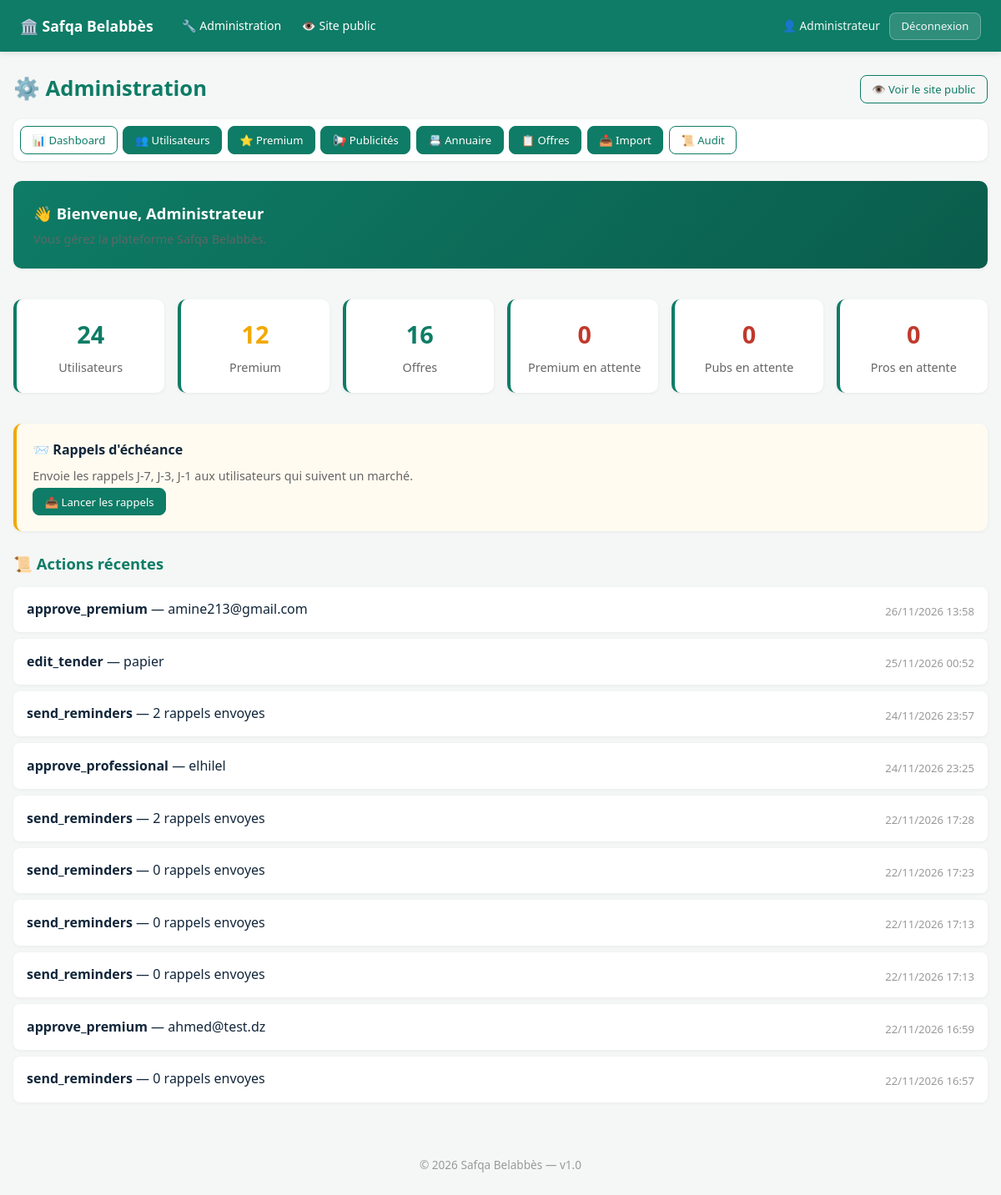
The page /admin (signed in) on the database its author committed.
### app/__init__.py (models this page shows, shortened)
class User(UserMixin, db.Model):
    __tablename__ = "users"
    id = db.Column(db.Integer, primary_key=True)
    email = db.Column(db.String(150), unique=True, nullable=False, index=True)
    phone = db.Column(db.String(20), unique=True, nullable=True, index=True)
    password_hash = db.Column(db.String(255), nullable=False)
    full_name = db.Column(db.String(120), nullable=False)
    role = db.Column(db.String(20), default="user", nullable=False)
    plan = db.Column(db.String(20), default="free", nullable=False)
    active = db.Column(db.Boolean, default=True, nullable=False)
    security_question = db.Column(db.String(40))
    security_answer_hash = db.Column(db.String(255))
    security_attempts = db.Column(db.Integer, default=0, nullable=False)
    email_notifications = db.Column(db.Boolean, default=True, nullable=False)
    sms_notifications = db.Column(db.Boolean, default=False, nullable=False)
    company = db.Column(db.String(150))
    sector_activity = db.Column(db.String(30))
    commune = db.Column(db.String(100))
    favorite_sectors = db.Column(db.String(300))
    created_at = db.Column(db.DateTime, default=datetime.utcnow)
    @property
    def is_admin(self):
        return self.role == "admin"

class AuditLog(db.Model):
    __tablename__ = "audit_log"
    id = db.Column(db.Integer, primary_key=True)
    admin_id = db.Column(db.Integer, db.ForeignKey("users.id"))
    action = db.Column(db.String(100), nullable=False)
    target_type = db.Column(db.String(30))
    target_id = db.Column(db.Integer)
    details = db.Column(db.String(500))
    ip_address = db.Column(db.String(45))
    created_at = db.Column(db.DateTime, default=datetime.utcnow)
    admin = db.relationship("User")

### app/routes.py (the view, shortened to what this page needs)
@bp.route("/admin")
@login_required
def admin():
    if not current_user.is_admin:
        abort(403)
    tab = request.args.get("tab", "dashboard")
    pending_premium = PremiumRequest.query.filter_by(status="pending").all()
    recent_audit = AuditLog.query.order_by(AuditLog.created_at.desc()).limit(20).all()
    pending_ads = Ad.query.filter(Ad.payment_status.in_(["awaiting_validation"])).order_by(Ad.created_at.desc()).all()
    all_ads = Ad.query.order_by(Ad.created_at.desc()).all()
    pending_professionals = Professional.query.filter(
        Professional.payment_status.in_(["awaiting_validation"])
    ).order_by(Professional.created_at.desc()).all()
    all_professionals = Professional.query.order_by(Professional.created_at.desc()).all()
    stats_data = {
        "users": User.query.count(),
        "premium": User.query.filter_by(plan="premium").count(),
        "tenders": Tender.query.count(),
        "pending_premium": len(pending_premium),
        "pending_ads": len(pending_ads),
        "pending_professionals": len(pending_professionals),
        "notifs": Notification.query.count(),
    }
    tenders_query = Tender.query
    q = request.args.get("q", "").strip()
    status_filter = request.args.get("status_filter", "")
    if status_filter == "active":
        tenders_query = tenders_query.filter(Tender.is_active == True)
    elif status_filter == "inactive":
        tenders_query = tenders_query.filter(Tender.is_active == False)
    elif status_filter == "expired":
        today_str = datetime.utcnow().strftime("%Y-%m-%d")
        tenders_query = tenders_query.filter(Tender.deadline < today_str)
    filtered_tenders = tenders_query.order_by(Tender.created_at.desc()).all()
    return render_template("admin.html", tab=tab, stats=stats_data,
                           users=User.query.order_by(User.created_at.desc()).all(),
                           tenders=filtered_tenders,
                           pending_premium=pending_premium,
                           recent_audit=recent_audit,
                           pending_ads=pending_ads,
                           all_ads=all_ads,
                           pending_professionals=pending_professionals,
                           all_professionals=all_professionals,
                           formulas=AD_FORMULAS)

### app/templates/admin.html (shortened to what this page needs)
{% extends "base.html" %}
{% block content %}
<div style="display:flex;justify-content:space-between;align-items:center;flex-wrap:wrap;gap:1rem;margin-bottom:1rem">
  <h1 style="margin:0">⚙️ Administration</h1>
  <a href="/" class="btn btn-ghost btn-sm">👁️ Voir le site public</a>
</div>
<div style="display:flex;gap:0.4rem;flex-wrap:wrap;margin-bottom:1.5rem;background:#fff;padding:0.5rem;border-radius:10px;box-shadow:0 1px 4px rgba(0,0,0,0.06)">
  <a href="/admin?tab=dashboard" class="btn btn-sm {{ '' if tab != 'dashboard' else 'btn-ghost' }}">📊 Dashboard</a>
  <a href="/admin?tab=users" class="btn btn-sm {{ '' if tab != 'users' else 'btn-ghost' }}">👥 Utilisateurs</a>
  <a href="/admin?tab=premium" class="btn btn-sm {{ '' if tab != 'premium' else 'btn-ghost' }}">⭐ Premium </a>
  <a href="/admin?tab=ads" class="btn btn-sm {{ '' if tab != 'ads' else 'btn-ghost' }}">📢 Publicités </a>
  <a href="/admin?tab=directory" class="btn btn-sm {{ '' if tab != 'directory' else 'btn-ghost' }}">📇 Annuaire </a>
  <a href="/admin?tab=tenders" class="btn btn-sm {{ '' if tab != 'tenders' else 'btn-ghost' }}">📋 Offres</a>
  <a href="/admin?tab=import" class="btn btn-sm {{ '' if tab != 'import' else 'btn-ghost' }}">📥 Import</a>
  <a href="/admin/audit" class="btn btn-sm btn-ghost">📜 Audit</a>
</div>
{% if tab == 'dashboard' %}
<div class="card" style="background:linear-gradient(135deg,#0e7c66,#0a5c4b);color:white;padding:1.5rem;border:none">
  <h2 style="margin:0;color:white">👋 Bienvenue, {{ current_user.full_name }}</h2>
  <p style="margin:0.3rem 0 0;opacity:0.9">Vous gérez la plateforme Safqa Belabbès.</p>
</div>
<div style="display:grid;grid-template-columns:repeat(auto-fit,minmax(160px,1fr));gap:1rem;margin:1.5rem 0">
  <div class="card" style="text-align:center"><p style="font-size:1.8rem;margin:0;color:#0e7c66;font-weight:bold">{{ stats.users }}</p><p style="margin:0.3rem 0 0">Utilisateurs</p></div>
  <div class="card" style="text-align:center"><p style="font-size:1.8rem;margin:0;color:#f2a900;font-weight:bold">{{ stats.premium }}</p><p style="margin:0.3rem 0 0">Premium</p></div>
  <div class="card" style="text-align:center"><p style="font-size:1.8rem;margin:0;color:#0e7c66;font-weight:bold">{{ stats.tenders }}</p><p style="margin:0.3rem 0 0">Offres</p></div>
  <div class="card" style="text-align:center"><p style="font-size:1.8rem;margin:0;color:#c0392b;font-weight:bold">{{ stats.pending_premium }}</p><p style="margin:0.3rem 0 0">Premium en attente</p></div>
  <div class="card" style="text-align:center"><p style="font-size:1.8rem;margin:0;color:#c0392b;font-weight:bold">{{ stats.pending_ads }}</p><p style="margin:0.3rem 0 0">Pubs en attente</p></div>
  <div class="card" style="text-align:center"><p style="font-size:1.8rem;margin:0;color:#c0392b;font-weight:bold">{{ stats.pending_professionals }}</p><p style="margin:0.3rem 0 0">Pros en attente</p></div>
</div>
<div class="card" style="background:#fffbf0;border-left-color:#f2a900">
  <h3 style="margin-top:0">📨 Rappels d'échéance</h3>
  <p style="color:#666;font-size:0.9rem">Envoie les rappels J-7, J-3, J-1 aux utilisateurs qui suivent un marché.</p>
  <form method="post" action="/admin/send-reminders" class="inline-form" onsubmit="return confirm('Envoyer ?')">
    <button class="btn btn-sm" type="submit">📤 Lancer les rappels</button>
  </form>
</div>
<h2>📜 Actions récentes</h2>
{% for log in recent_audit %}
<div class="notif-item"><span><strong>{{ log.action }}</strong>{% if log.details %} — {{ log.details[:60] }}{% endif %}</span><small style="color:#999">{{ log.created_at.strftime('%d/%m/%Y %H:%M') if log.created_at }}</small></div>
{% else %}<p style="color:#666">Aucune action.</p>{% endfor %}
{% endif %}
{% endblock %}

### app/templates/base.html (shortened to what this page needs)
<!DOCTYPE html>
<html lang="fr">
<head>
</head>
<body>
<header>
  <div class="header-inner">
    <a href="/" class="brand">🏛️ Safqa Belabbès</a>
    {% if current_user.is_authenticated and current_user.is_admin %}
      <nav class="main-nav">
        <a href="/admin">🔧 Administration</a>
        <a href="/">👁️ Site public</a>
      </nav>
      <div class="user-info">
        <span>👤 {{ current_user.full_name }}</span>
        <a href="/logout" class="btn btn-sm" style="background:rgba(255,255,255,0.15);color:#fff;border:1px solid rgba(255,255,255,0.3)">Déconnexion</a>
      </div>
    {% endif %}
  </div>
</header>
<main>
{% block content %}{% endblock %}
</main>
<footer>© 2026 Safqa Belabbès — v1.0</footer>
</body>
</html>

### app/templates/base.html (style rules this page uses)
* { box-sizing: border-box; margin: 0; padding: 0; }
body { font-family: system-ui, -apple-system, "Segoe UI", sans-serif; background: #f5f7f6; color: #12263a; line-height: 1.6; }
header { background: #0e7c66; color: #fff; padding: 0.85rem 1.5rem; position: sticky; top: 0; z-index: 100; box-shadow: 0 2px 8px rgba(0,0,0,0.1); }
header .header-inner { max-width: 1280px; margin: 0 auto; display: flex; align-items: center; gap: 1rem; flex-wrap: wrap; }
header a { color: #fff; text-decoration: none; font-weight: 500; font-size: 0.9rem; }
header .brand { font-size: 1.1rem; font-weight: 700; margin-right: 0.5rem; }
header .user-info { display: flex; align-items: center; gap: 0.7rem; font-size: 0.85rem; opacity: 0.95; }
nav.main-nav { display: flex; align-items: center; gap: 0.2rem; flex-wrap: wrap; }
nav.main-nav a { padding: 0.4rem 0.65rem; border-radius: 6px; font-size: 0.88rem; transition: background 0.15s; }
main { max-width: 1280px; margin: 0 auto; padding: 1.5rem 1rem; min-height: calc(100vh - 200px); }
h1 { margin-bottom: 1.5rem; color: #0e7c66; font-size: 1.6rem; }
h2 { margin: 1.5rem 0 0.8rem; color: #0e7c66; font-size: 1.15rem; }
h3 { font-size: 1rem; }
.card { background: #fff; padding: 1.2rem; margin: 0.8rem 0; border-radius: 10px; box-shadow: 0 1px 4px rgba(0,0,0,0.06); border-left: 4px solid #0e7c66; }
.card h3 { margin-bottom: 0.4rem; }
.card p { color: #666; font-size: 0.9rem; margin: 0.2rem 0; }
.btn, .btn-sm, .btn-ghost, .btn-accent, .btn-danger { display: inline-flex; align-items: center; justify-content: center; padding: 0.55rem 1.1rem; border-radius: 8px; cursor: pointer; text-decoration: none; font-size: 0.9rem; font-weight: 500; font-family: inherit; border: 1px solid transparent; transition: all 0.15s; white-space: nowrap; line-height: 1.4; }
.btn { background: #0e7c66; color: #fff; border-color: #0e7c66; }
.btn-sm { padding: 0.4rem 0.85rem; font-size: 0.82rem; }
.btn-ghost { background: transparent; color: #0e7c66; border-color: #0e7c66; }
form.inline-form { display: inline; background: none; padding: 0; box-shadow: none; max-width: none; }
small { color: #666; font-weight: 400; font-size: 0.82rem; display: block; margin-top: 0.3rem; }
.notif-item { background: #fff; padding: 0.9rem 1rem; border-radius: 8px; margin: 0.5rem 0; box-shadow: 0 1px 4px rgba(0,0,0,0.05); display: flex; justify-content: space-between; align-items: center; gap: 1rem; flex-wrap: wrap; }
footer { text-align: center; padding: 2rem 1rem; color: #999; font-size: 0.85rem; }

### rows shown on the page
User: full_name "Administrateur"
AuditLog: action "approve_premium", details "amine213@gmail.com", created_at "26/11/2026 13:58"
AuditLog: action "edit_tender", details "papier", created_at "25/11/2026 00:52"
AuditLog: action "send_reminders", details "2 rappels envoyes", created_at "24/11/2026 23:57"
AuditLog: action "approve_professional", details "elhilel", created_at "24/11/2026 23:25"
AuditLog: action "send_reminders", details "2 rappels envoyes", created_at "22/11/2026 17:28"
AuditLog: action "send_reminders", details "0 rappels envoyes", created_at "22/11/2026 17:23"
AuditLog: action "send_reminders", details "0 rappels envoyes", created_at "22/11/2026 17:13"
AuditLog: action "send_reminders", details "0 rappels envoyes", created_at "22/11/2026 17:13"
AuditLog: action "approve_premium", details "ahmed@test.dz", created_at "22/11/2026 16:59"
AuditLog: action "send_reminders", details "0 rappels envoyes", created_at "22/11/2026 16:57"

### other values the page prints
{{ stats.users }} "24"
{{ stats.premium }} "12"
{{ stats.tenders }} "16"
{{ stats.pending_premium }} "0"
{{ stats.pending_ads }} "0"
{{ stats.pending_professionals }} "0"
